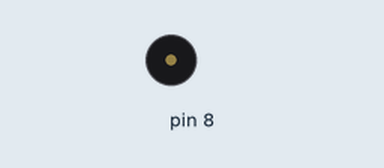
Bench run of a sketch on a simulated Arduino Uno, built with avr-gcc and run on an emulated ATmega328P. On the bench: buzzer (waves = sounding).

Above: at 0.5 s.
Timing chart, 0 to 3.0 s (numbered marks = the images above):
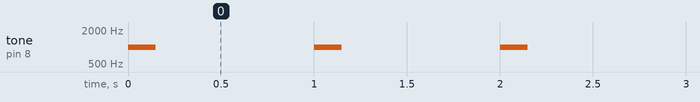

Measured:
- by itself, tone on pin 8: alternates 1000 Hz for 0.15 s and silent for 0.85 s

The sketch:

K12.ino
```cpp
// 부저 · 짧은 소리 만들기
// 보드: Arduino Uno / 시리얼 모니터: 9600 baud
// USB를 뽑고 배선한 뒤, 아래 연결표와 코드의 핀 번호를 대조하세요.

void setup() { pinMode(8, OUTPUT); }
void loop() {
  tone(8, 1000, 150); // 8번 핀에서 1000Hz를 150ms 냅니다.
  delay(1000); // 다음 소리까지 기다립니다.
  noTone(8); // 소리 출력을 멈춥니다.
}
```
